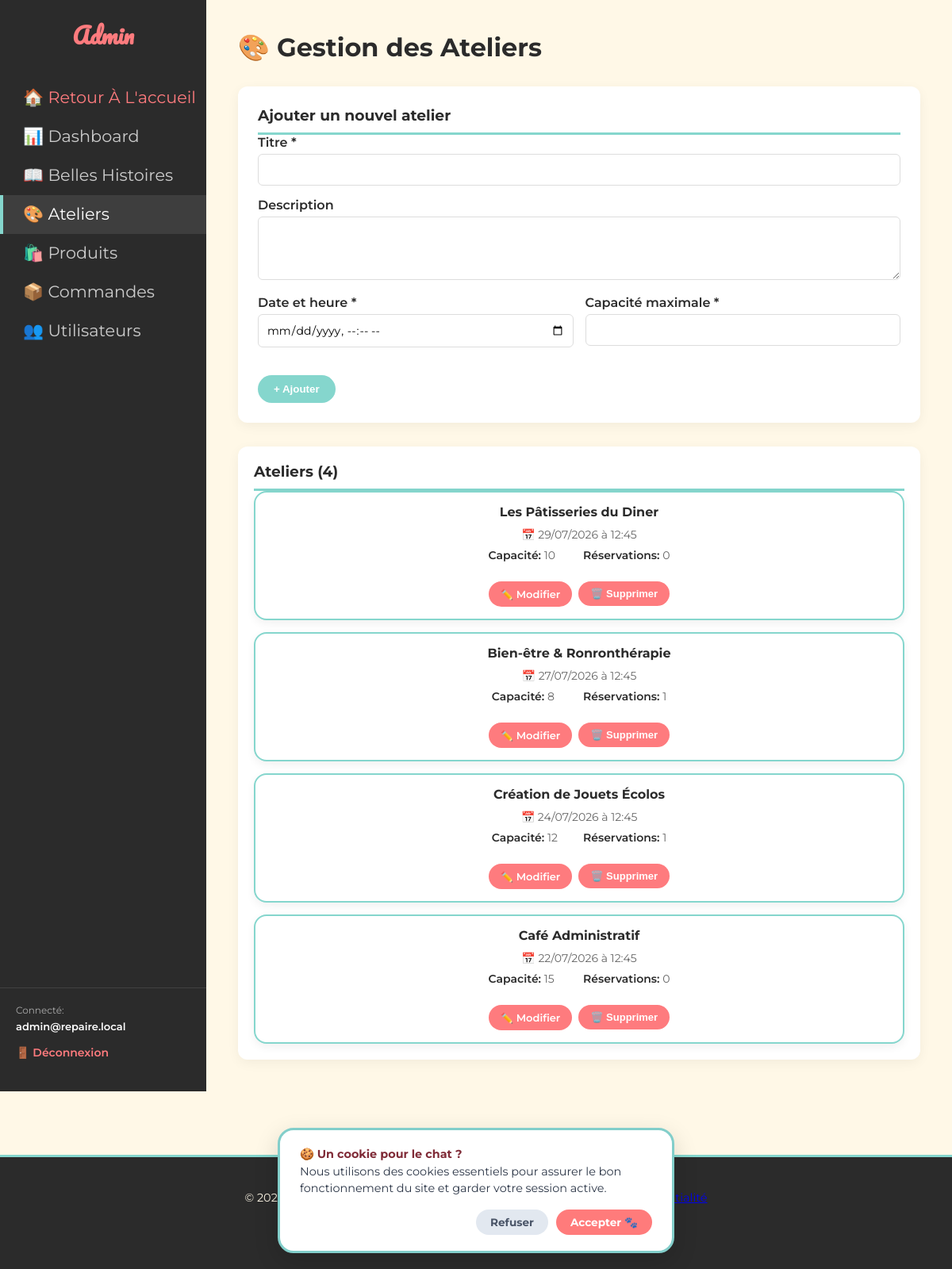
/admin/ateliers.php (signed in), run on the app's committed database.
### tables this page shows
CREATE TABLE `ateliers` (
  `id` int NOT NULL AUTO_INCREMENT,
  `titre` varchar(150) NOT NULL,
  `description` text,
  `image` varchar(255) GENERATED ALWAYS AS (`image_url`) STORED,
  `image_url` varchar(255) DEFAULT NULL,
  `date_heure` datetime NOT NULL,
  `capacite_max` int NOT NULL,
  `admin_id` int NOT NULL,
  `type` varchar(100) DEFAULT NULL,
  PRIMARY KEY (`id`),
  KEY `fk_ateliers_admin` (`admin_id`),
  KEY `idx_ateliers_date_heure` (`date_heure`),
  CONSTRAINT `fk_ateliers_admin` FOREIGN KEY (`admin_id`) REFERENCES `admin_users` (`id`) ON DELETE RESTRICT ON UPDATE CASCADE,
  CONSTRAINT `chk_ateliers_capacite` CHECK ((`capacite_max` > 0))
);

### public/admin/ateliers.php (the view, shortened to what this page needs)
<?php
$pdo = getPDO();
$edit_atelier = null;
$stmt = $pdo->query('SELECT id, titre, date_heure, capacite_max FROM ateliers ORDER BY date_heure DESC');
$ateliers = $stmt->fetchAll();
$reservations_count = [];
foreach ($ateliers as $atelier) {
    $stmt = $pdo->prepare('SELECT COUNT(*) FROM reservations_ateliers WHERE atelier_id = ?');
    $stmt->execute([$atelier['id']]);
    $reservations_count[$atelier['id']] = $stmt->fetchColumn();
}
?>
<!DOCTYPE html>
<html lang="fr">
<head>
    <link rel="stylesheet" href="../css/style.css">
</head>
<body>
    <div class="admin-container">
        <aside class="admin-sidebar">
            <div>
                <h2>Admin</h2>
                <nav>
                    <a href="../index.php" style="color: #FE7B7E !important;">🏠 Retour à l'accueil</a>
                    <a href="dashboard.php">📊 Dashboard</a>
                    <a href="moderer-histoires.php">📖 Belles Histoires</a>
                    <a href="ateliers.php" class="active">🎨 Ateliers</a>
                    <a href="produits.php">🛍️ Produits</a>
                    <a href="commandes.php">📦 Commandes</a>
                    <a href="utilisateurs.php">👥 Utilisateurs</a>
                </nav>
            </div>
            <div style="padding: 20px; border-top: 1px solid rgba(255,255,255,0.1);">
                <p style="margin: 0 0 5px 0; font-size: 12px; color: #aaa;">Connecté:</p>
                <p style="margin: 0 0 15px 0; font-weight: 600; color: white; font-size: 13px;"><?php echo htmlspecialchars($_SESSION['admin_email'] ?? 'Admin'); ?></p>
                <a href="../logout.php" style="color: #FE7B7E !important; text-decoration: none; font-weight: 600; font-size: 14px;">🚪 Déconnexion</a>
            </div>
        </aside>
        <main class="admin-main">
            <h1>🎨 Gestion des Ateliers</h1>
            <div class="admin-form">
                <h3><?php echo $edit_atelier ? 'Modifier l\'atelier' : 'Ajouter un nouvel atelier'; ?></h3>
                <form method="POST">
                    <div class="form-group">
                        <label for="titre">Titre *</label>
                        <input type="text" id="titre" name="titre" required
                               value="<?php echo $edit_atelier ? htmlspecialchars($edit_atelier['titre']) : ''; ?>">
                    </div>
                    <div class="form-group">
                        <label for="description">Description</label>
                        <textarea id="description" name="description"><?php echo $edit_atelier ? htmlspecialchars($edit_atelier['description'] ?? '') : ''; ?></textarea>
                    </div>
                    <div style="display: grid; grid-template-columns: 1fr 1fr; gap: 15px;">
                        <div class="form-group">
                            <label for="date_heure">Date et heure *</label>
                            <input type="datetime-local" id="date_heure" name="date_heure" required
                                   value="<?php echo $edit_atelier ? date('Y-m-d\TH:i', strtotime($edit_atelier['date_heure'])) : ''; ?>">
                        </div>
                        <div class="form-group">
                            <label for="capacite_max">Capacité maximale *</label>
                            <input type="number" id="capacite_max" name="capacite_max" min="1" required
                                   value="<?php echo $edit_atelier ? $edit_atelier['capacite_max'] : ''; ?>">
                        </div>
                    </div>
                    <div class="form-actions">
                        <button type="submit" class="btn btn-primary">
                            <?php echo $edit_atelier ? '✓ Modifier' : '+ Ajouter'; ?>
                        </button>
                    </div>
                </form>
            </div>
            <div style="background: white; padding: 20px; border-radius: 12px; box-shadow: 0 4px 15px rgba(0,0,0,0.05);">
                <h3 style="margin-top: 0; color: #2B2B2B; border-bottom: 3px solid #85D6CD; padding-bottom: 10px;">
                    Ateliers (<?php echo count($ateliers); ?>)
                </h3>
                <?php if (empty($ateliers)): ?>
                    <p style="color: #666; text-align: center; padding: 40px 20px;">Aucun atelier créé</p>
                <?php else: ?>
                    <div class="ateliers-grid">
                        <?php foreach ($ateliers as $atelier): ?>
                            <div class="atelier-card">
                                <div class="atelier-header">
                                    <div class="atelier-title"><?php echo htmlspecialchars($atelier['titre']); ?></div>
                                </div>
                                <div class="atelier-date">
                                    📅 <?php echo date('d/m/Y à H:i', strtotime($atelier['date_heure'])); ?>
                                </div>
                                <div class="atelier-info">
                                    <div class="info-item">
                                        <span class="info-label">Capacité:</span>
                                        <?php echo $atelier['capacite_max']; ?>
                                    </div>
                                    <div class="info-item">
                                        <span class="info-label">Réservations:</span>
                                        <?php echo $reservations_count[$atelier['id']]; ?>
                                    </div>
                                </div>
                                <div class="atelier-actions">
                                    <a href="ateliers.php?edit=<?php echo $atelier['id']; ?>" class="btn btn-edit">✏️ Modifier</a>
                                    <form method="POST" onsubmit="return confirm('Êtes-vous sûr ?');">
                                        <button type="submit" class="btn btn-edit" style="background: #FE7B7E;">🗑️ Supprimer</button>
                                    </form>
                                </div>
                            </div>
                        <?php endforeach; ?>
                    </div>
                <?php endif; ?>
            </div>
        </main>
    </div>
    <?php
    if (file_exists(__DIR__ . '/../../includes/footer.php')) {
        require_once __DIR__ . '/../../includes/footer.php';
    }
    ?>
</body>
</html>

### public/css/style.css (style rules this page uses)
:root { --creme: #FFF8E7; --vert-menthe: #85D6CD; --rose-corail: #FE7B7E; --gris-fonce: #2B2B2B; }
* { margin: 0; padding: 0; box-sizing: border-box; }
body { background-color: var(--creme); color: var(--gris-fonce); font-family: 'Montserrat', sans-serif; }
nav a { font-family: 'Pacifico', cursive !important; font-size: 1.3rem !important; font-weight: 400 !important; color: var(--rose-corail) !important; text-transform: capitalize !important; text-decoration: none !important; transition: color 0.3s ease !important; white-space: nowrap !important; display: block !important; letter-spacing: 0 !important; line-height: 1.2 !important; }
.atelier-card { flex: 1; background-color: white; padding: 40px; border-radius: 20px; box-shadow: 0 10px 20px rgba(0,0,0,0.05); display: flex; flex-direction: column; align-items: center; }
html, body, main, .page-section, .belles-histoires-section, .boutique-principale, .ateliers, .douceurs, .attente, .le-repaire, .panier-section, .boutique-hero-catalog, .boutique-section, .liste-header, .moustachus, .concept, .repaire-galerie { background-color: var(--creme) !important; }
.concept-item, .equipage-card, .projet-card, .atelier-card, .carte-histoire, .carte-produit-boutique, .carte-pensionnaire, .douceur-card, .visuel-card, .carte-panier, .categorie-preview, .formulaire-box, .panier-resume, .carte-chat, .grille-pensionnaires .carte-pensionnaire, .visuel-card .contenu-atelier { background-color: #ffffff !important; border: 2px solid var(--vert-menthe) !important; border-radius: 16px !important; box-shadow: 0 4px 12px rgba(0, 0, 0, 0.06) !important; transition: transform 0.3s ease, box-shadow 0.3s ease; }

### data on the page
ateliers: titre "Les Pâtisseries du Diner", date_heure "29/07/2026 à 12:45", capacite_max "10", id "0"
ateliers: titre "Bien-être & Ronronthérapie", date_heure "27/07/2026 à 12:45", capacite_max "8", id "1"
ateliers: titre "Création de Jouets Écolos", date_heure "24/07/2026 à 12:45", capacite_max "12", id "1"
ateliers: titre "Café Administratif", date_heure "22/07/2026 à 12:45", capacite_max "15", id "0"

### other printed values
$_SESSION['admin_email'] "admin@repaire.local"
count($ateliers) "4"
